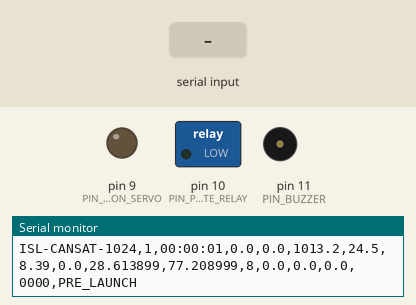
Bench run of a sketch on a simulated Arduino Uno, built with avr-gcc and run on an emulated ATmega328P. Parts: switched loads named in the sketch (green lamp = pin HIGH), output pins drawn as LEDs (lit = HIGH), buzzer (waves = sounding, pin HIGH), the last lines printed to the serial monitor. The inputs (shaded band) are chosen by the test bench.

Above: at 1.3 s.
1.4 s: "CMD_PARACHUTE\n" received over Serial
At 2.3 s:
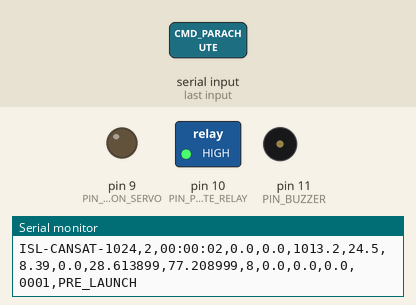
2.9 s: "CMD_SEP\n" received over Serial
At 3.2 s:
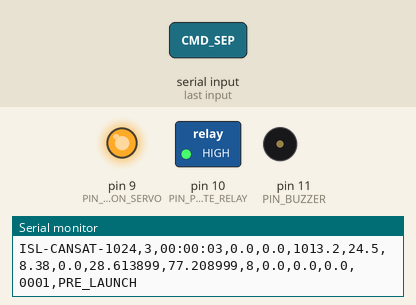
Timing chart, 0 to 5.9 s (numbered marks = the images above; inputs shaded):
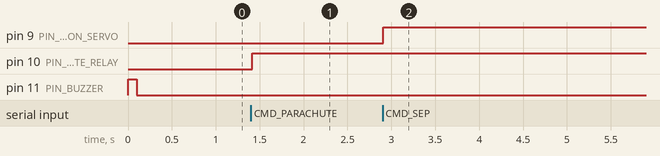

The sketch:

cansat_firmware.ino
```cpp
/* ==========================================================================
   INDIA SPACE LAB - CanSat & CubeSat Mission Firmware
   Target Microcontroller: WeGyanik Kit / Arduino Uno / Mega / ESP32
   Communication: UART Serial (9600 Baud) -> Web Serial API
   ========================================================================== */

#include <Wire.h>

// Mission Constants & Pins
#define TEAM_ID "ISL-CANSAT-1024"
#define PIN_SEPARATION_SERVO 9
#define PIN_PARACHUTE_RELAY 10
#define PIN_BUZZER 11

// Flight Telemetry Variables
unsigned long packetCounter = 0;
float containerAlt = 0.0;
float payloadAlt = 0.0;
float pressure = 1013.25;
float temp = 24.5;
float voltage = 7.4;
float descentRate = 0.0;
float gpsLat = 28.6139;
float gpsLng = 77.2090;
int gpsSats = 8;
float pitch = 0.0;
float roll = 0.0;
float yaw = 0.0;
char errorCode[5] = "0000";
char flightState[16] = "PRE_LAUNCH";

unsigned long lastTelemetryTime = 0;

void setup() {
  Serial.begin(9600);
  pinMode(PIN_SEPARATION_SERVO, OUTPUT);
  pinMode(PIN_PARACHUTE_RELAY, OUTPUT);
  pinMode(PIN_BUZZER, OUTPUT);

  // Sound startup chime
  digitalWrite(PIN_BUZZER, HIGH);
  delay(100);
  digitalWrite(PIN_BUZZER, LOW);
}

void loop() {
  // Check for Incoming GCS Commands via Serial
  if (Serial.available() > 0) {
    String cmd = Serial.readStringUntil('\n');
    cmd.trim();

    if (cmd == "CMD_SEP") {
      digitalWrite(PIN_SEPARATION_SERVO, HIGH);
      errorCode[2] = '0'; // Separation OK
    } else if (cmd == "CMD_PARACHUTE") {
      digitalWrite(PIN_PARACHUTE_RELAY, HIGH);
      errorCode[3] = '1'; // Emergency Parachute Activated
    } else if (cmd == "CMD_RESET") {
      packetCounter = 0;
    }
  }

  // Transmit 1 Hz Telemetry Packet
  if (millis() - lastTelemetryTime >= 1000) {
    lastTelemetryTime = millis();
    packetCounter++;

    // Update Simulated Sensor Readings
    readSensors();

    // Print Formatted CSV Packet:
    // TEAM_ID,PACKET_COUNT,TIME,CONT_ALT,PAY_ALT,PRESS,TEMP,VOLT,DESCENT_RATE,LAT,LNG,SATS,PITCH,ROLL,YAW,ERROR_CODE,STATE
    Serial.print(TEAM_ID); Serial.print(",");
    Serial.print(packetCounter); Serial.print(",");
    Serial.print(getFormattedTime()); Serial.print(",");
    Serial.print(containerAlt, 1); Serial.print(",");
    Serial.print(payloadAlt, 1); Serial.print(",");
    Serial.print(pressure, 1); Serial.print(",");
    Serial.print(temp, 1); Serial.print(",");
    Serial.print(voltage, 2); Serial.print(",");
    Serial.print(descentRate, 1); Serial.print(",");
    Serial.print(gpsLat, 6); Serial.print(",");
    Serial.print(gpsLng, 6); Serial.print(",");
    Serial.print(gpsSats); Serial.print(",");
    Serial.print(pitch, 1); Serial.print(",");
    Serial.print(roll, 1); Serial.print(",");
    Serial.print(yaw, 1); Serial.print(",");
    Serial.print(errorCode); Serial.print(",");
    Serial.println(flightState);
  }
}

void readSensors() {
  // Replace with real sensor readings (e.g. BMP280, MPU6050, NEO-6M GPS)
  if (packetCounter < 10) {
    strcpy(flightState, "PRE_LAUNCH");
    containerAlt = 0.0;
    descentRate = 0.0;
  } else if (packetCounter < 30) {
    strcpy(flightState, "ASCENT");
    containerAlt += 30.0;
    descentRate = -30.0;
  } else if (containerAlt > 0) {
    strcpy(flightState, "DESCENT");
    descentRate = 8.5; // Safe descent rate 8-10 m/s
    containerAlt = max(0.0, containerAlt - descentRate);
    payloadAlt = containerAlt - 2.0;
  } else {
    strcpy(flightState, "LANDED");
    descentRate = 0.0;
  }

  pressure = 1013.25 * exp(-containerAlt / 8400.0);
  temp = 24.5 - (containerAlt / 1000.0) * 6.5;
  voltage = max(6.4, 8.4 - (packetCounter * 0.005));
}

String getFormattedTime() {
  unsigned long seconds = millis() / 1000;
  int h = seconds / 3600;
  int m = (seconds % 3600) / 60;
  int s = seconds % 60;
  char buf[12];
  sprintf(buf, "%02d:%02d:%02d", h, m, s);
  return String(buf);
}
```

Measured:
- after the input at 1.4 s, pin 10 (PIN_PARACHUTE_RELAY): LOW → HIGH at once
- after the input at 2.9 s, pin 9 (PIN_SEPARATION_SERVO): LOW → HIGH at once
